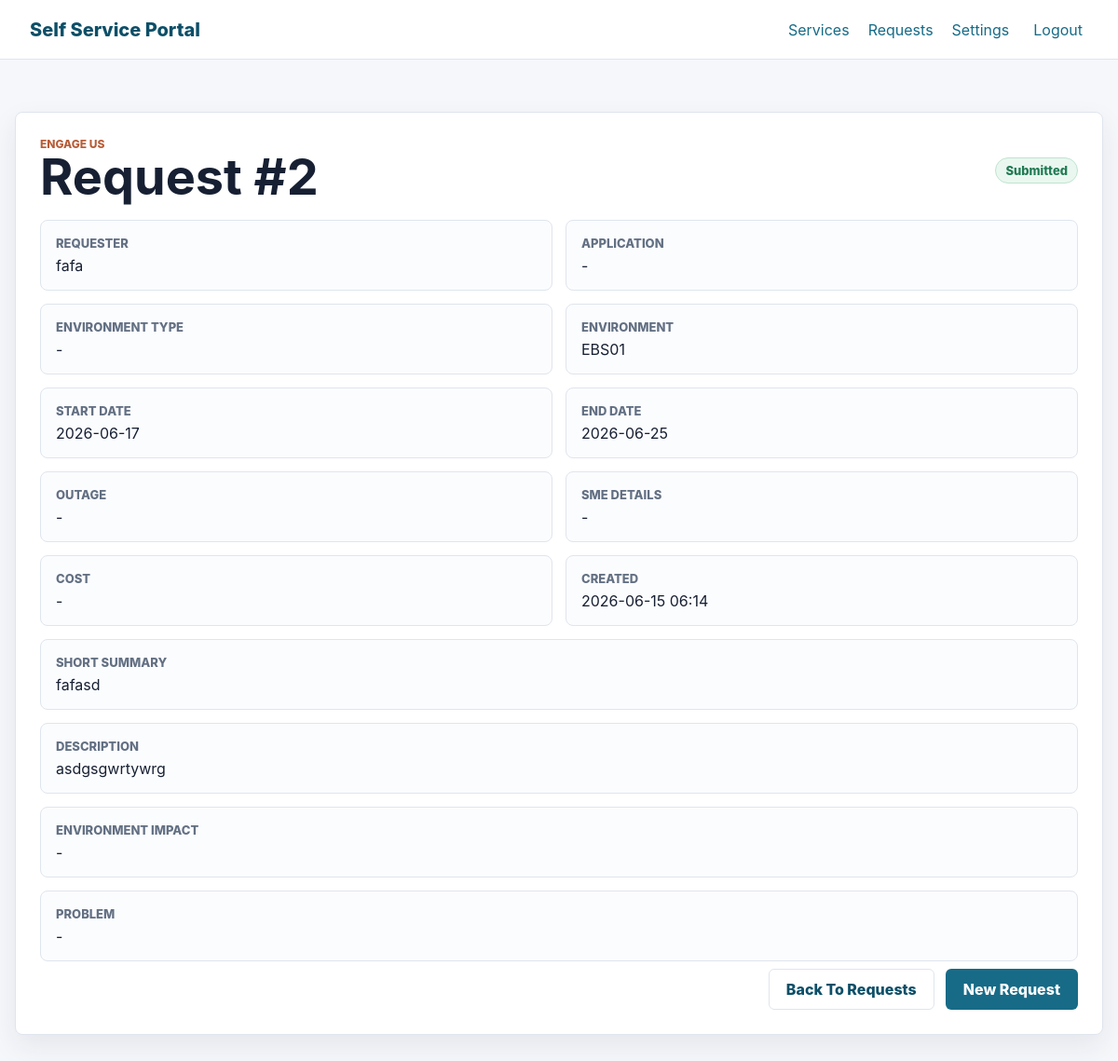
The app's page /requests/2 (signed in) with its own data.
### app.py (models this page shows)
class ServiceRequest(db.Model):
    id = db.Column(db.Integer, primary_key=True)
    user_id = db.Column(db.Integer, db.ForeignKey("user.id"))
    service_key = db.Column(db.String(80), nullable=False, index=True)
    service_name = db.Column(db.String(120), nullable=False)
    requester = db.Column(db.String(120))
    environment = db.Column(db.String(40))
    start_date = db.Column(db.Date)
    end_date = db.Column(db.Date)
    application = db.Column(db.String(120))
    environment_type = db.Column(db.String(40))
    short_summary = db.Column(db.String(255))
    description = db.Column(db.Text)
    outage = db.Column(db.String(20))
    sme_details = db.Column(db.String(255))
    environment_impact = db.Column(db.Text)
    problem = db.Column(db.Text)
    calculated_cost = db.Column(db.Integer)
    status = db.Column(db.String(40), nullable=False, default="Submitted")
    created_at = db.Column(db.DateTime, nullable=False, default=datetime.utcnow)

### app.py (the view)
    @app.get("/requests/<int:request_id>")
    @login_required
    def request_detail(request_id):
        service_request = ServiceRequest.query.get_or_404(request_id)
        current_user = get_current_user()
        if not current_user.is_admin and service_request.user_id != current_user.id:
            abort(403)
        return render_template("request_detail.html", service_request=service_request)

### app.py (called while the page is built)
def get_current_user():
    user_id = session.get("user_id")
    if not user_id:
        return None
    return db.session.get(User, user_id)

def login_required(view):
    @wraps(view)
    def wrapped_view(*args, **kwargs):
        if not get_current_user():
            flash("Please login to continue.", "error")
            return redirect(url_for("login"))
        return view(*args, **kwargs)
    return wrapped_view

    @property
    def is_admin(self):
        return self.role == "admin"

### templates/request_detail.html (shortened to what this page needs)
{% extends "base.html" %}
{% block content %}
<section class="detail-layout">
    <div class="section-heading">
        <div>
            <p class="eyebrow">{{ service_request.service_name }}</p>
            <h1>Request #{{ service_request.id }}</h1>
        </div>
        <span class="status">{{ service_request.status }}</span>
    </div>
    <dl class="detail-grid">
        <div><dt>Requester</dt><dd>{{ service_request.requester or "-" }}</dd></div>
        <div><dt>Application</dt><dd>{{ service_request.application or "-" }}</dd></div>
        <div><dt>Environment Type</dt><dd>{{ service_request.environment_type or "-" }}</dd></div>
        <div><dt>Environment</dt><dd>{{ service_request.environment or "-" }}</dd></div>
        <div><dt>Start Date</dt><dd>{{ service_request.start_date or "-" }}</dd></div>
        <div><dt>End Date</dt><dd>{{ service_request.end_date or "-" }}</dd></div>
        <div><dt>Outage</dt><dd>{{ service_request.outage or "-" }}</dd></div>
        <div><dt>SME Details</dt><dd>{{ service_request.sme_details or "-" }}</dd></div>
        <div><dt>Cost</dt><dd>{% if service_request.calculated_cost %}INR {{ "{:,}".format(service_request.calculated_cost) }}{% else %}-{% endif %}</dd></div>
        <div><dt>Created</dt><dd>{{ service_request.created_at.strftime("%Y-%m-%d %H:%M") }}</dd></div>
        <div class="wide"><dt>Short Summary</dt><dd>{{ service_request.short_summary or "-" }}</dd></div>
        <div class="wide"><dt>Description</dt><dd>{{ service_request.description or "-" }}</dd></div>
        <div class="wide"><dt>Environment Impact</dt><dd>{{ service_request.environment_impact or "-" }}</dd></div>
        <div class="wide"><dt>Problem</dt><dd>{{ service_request.problem or "-" }}</dd></div>
    </dl>
    <div class="form-actions">
        <a class="button secondary" href="{{ url_for('requests_list') }}">Back To Requests</a>
        <a class="button primary" href="{{ url_for('index') }}">New Request</a>
    </div>
</section>
{% endblock %}

### static/css/styles.css (style rules this page uses)
:root { color-scheme: light; --bg: #f6f7fb; --panel: #ffffff; --text: #172033; --muted: #637083; --line: #dfe5ee; --primary: #176b87; --primary-dark: #0d4f68; --accent: #b85c38; --success: #217a53; --error: #b42318; --shadow: 0 12px 30px rgba(23, 32, 51, 0.08); }
* { box-sizing: border-box; }
body { margin: 0; min-height: 100vh; background: var(--bg); color: var(--text); font-family: Inter, Segoe UI, Arial, sans-serif; }
a { color: inherit; }
.hero h1, .form-intro h1, .section-heading h1 { margin: 8px 0 10px; font-size: clamp(32px, 5vw, 54px); line-height: 1.04; letter-spacing: 0; }
.eyebrow { margin: 0; color: var(--accent); font-size: 12px; font-weight: 800; letter-spacing: 0; text-transform: uppercase; }
.section-block, .detail-layout, .request-form { margin-top: 28px; padding: 26px; background: var(--panel); border: 1px solid var(--line); border-radius: 8px; box-shadow: var(--shadow); }
.section-heading { display: flex; align-items: center; justify-content: space-between; gap: 16px; margin-bottom: 18px; }
.section-heading h2, .section-heading h1 { margin: 0; }
.form-actions { display: flex; flex-wrap: wrap; justify-content: flex-end; gap: 12px; margin-top: 8px; }
.button { display: inline-flex; align-items: center; justify-content: center; min-height: 44px; padding: 0 18px; border: 1px solid transparent; border-radius: 6px; font-weight: 800; text-decoration: none; cursor: pointer; }
.button.primary { color: #ffffff; background: var(--primary); }
.button.secondary { color: var(--primary-dark); background: #ffffff; border-color: var(--line); }
.status { display: inline-flex; align-items: center; min-height: 28px; padding: 0 10px; color: var(--success); background: #eaf7f0; border: 1px solid #bfe4d0; border-radius: 999px; font-size: 13px; font-weight: 800; }
.detail-grid { display: grid; grid-template-columns: repeat(2, minmax(0, 1fr)); gap: 14px; margin: 0; }
.detail-grid div { padding: 16px; background: #fbfcfe; border: 1px solid var(--line); border-radius: 8px; }
.detail-grid .wide { grid-column: 1 / -1; }
dt { color: var(--muted); font-size: 13px; font-weight: 800; text-transform: uppercase; }
dd { margin: 6px 0 0; white-space: pre-wrap; }

### records on screen
ServiceRequest: service_name "ENGAGE US", id "2", status "Submitted", requester "fafa", application "-", environment_type "-", environment "EBS01", start_date "2026-06-17", end_date "2026-06-25", outage "-", sme_details "-", created_at "2026-06-15 06:14", short_summary "fafasd", description "asdgsgwrtywrg", environment_impact "-", problem "-"
